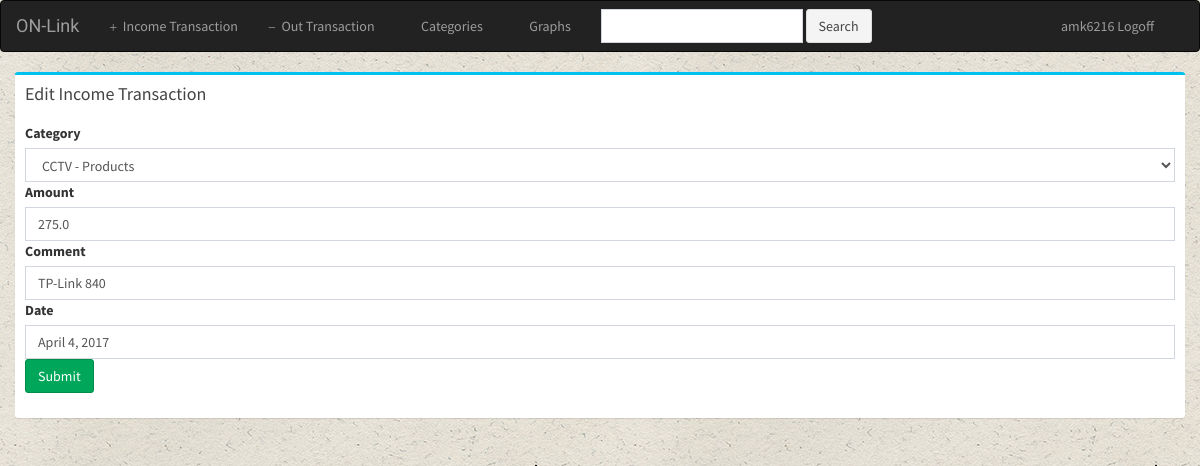
Page /basic/edit/income/114/ (signed in) on the committed database.
### basic/models.py (models this page shows, shortened)
class InTransaction(models.Model):
	user = models.ForeignKey(User,on_delete = models.CASCADE,default=1)
	sub_cat = models.ForeignKey(SubCategory, on_delete = models.CASCADE)
	amount = models.FloatField(default= 0 )
	comment = models.CharField(max_length = 256)
	date = models.DateField()

class SubCategory(models.Model):
	user = models.ForeignKey(User,on_delete = models.CASCADE,default = 1)
	parent = models.ForeignKey(Category, on_delete = models.CASCADE)
	name = models.CharField(max_length = 64)
	def __str__(self):
		return str(self.parent) + " - " +self.name

class Category(models.Model):
	user = models.ForeignKey(User,on_delete = models.CASCADE,default = 1)
	name = models.CharField(max_length = 64)
	def __str__(self):
		return self.name

### basic/views.py (the view)
# urls.py: url(r'^edit/income/(?P<trans_id>[0-9]+)/$',views.edit_income, name="edit_income"),
def edit_income(request,trans_id):
	if not request.user.is_authenticated():
		return render(request, 'basic/login.html')
	else:
		edit_income_form = InTransactionForm(request.POST or None)
		all_SubCategories = SubCategory.objects.filter(user=request.user)
		current_trans = InTransaction.objects.get(pk = trans_id,user=request.user)
		if edit_income_form.is_valid():
			inTrans = edit_income_form.save(commit=False)
			inTrans.user = request.user
			inTrans.save()
			context={}
			return render(request,'basic/home.html',context)
		context = {"all_SubCategories": all_SubCategories,"current_trans":current_trans}
		return render(request,'basic/edit_income.html',context)

### basic/templates/basic/edit_income.html (shortened to what this page needs)
{% extends 'basic/base.html' %}
{% block body %}
<div class="container container-fluid">
	<div class="row">
		<div class="box box-info">
			<div class="box-header">
				<h4 class="box-title">Edit Income Transaction</h4>
			</div>
			<div class="box-body">
			<form class="form-group" action="#" method="POST">
				<label class="form-label">Category</label>
				<select class="form-control" name="sub_cat">
					{% for x in all_SubCategories %}
						<option value="{{x.id}}" {% if x.id == current_trans.sub_cat.id %} selected="selected" {% endif %}>{{x}}</option>
					{% endfor %}
				</select>
				<label class="form-label">Amount</label>
				<input type="text" class="form-control" name="amount" value="{{current_trans.amount}}">
				<label class="form-label">Comment</label>
				<input type="text" name="comment" class="form-control" value="{{current_trans.comment}}">
				<label class="form-label">Date</label>
				<input type="text" name="date" class="form-control" value="{{current_trans.date}}">
				<button type="submit" value="Submit" class="btn btn-success">Submit</button>
			</form>
			</div>
		</div>
	</div>
</div>
{% endblock %}

### basic/templates/basic/base.html (shortened to what this page needs)
<html>
	<head>
		{% load staticfiles %}
		<link rel="stylesheet" type="text/css" href="{% static 'basic/style.css' %}">
		  <link rel="stylesheet" href="{% static 'basic/bootstrap/css/bootstrap.min.css' %}">
		  <link rel="stylesheet" href="https://cdnjs.cloudflare.com/ajax/libs/font-awesome/4.5.0/css/font-awesome.min.css">
		  <link rel="stylesheet" href="https://cdnjs.cloudflare.com/ajax/libs/ionicons/2.0.1/css/ionicons.min.css">
		  <link rel="stylesheet" href="{% static 'basic/plugins/datatables/dataTables.bootstrap.css' %}">
  		  <link rel="stylesheet" href="{% static 'basic/plugins/morris/morris.css' %}">
		  <link rel="stylesheet" href="{% static 'basic/dist/css/AdminLTE.min.css' %}">
		  <link rel="stylesheet" href="{% static 'basic/dist/css/skins/_all-skins.min.css' %}">
	</head>
	<body>
		<div class="navbar navbar-inverse">
			<div class="container-fluid">
				<div class="navbar-header">
					<a href="{% url 'basic:index' %}" class="navbar-brand">ON-Link</a>
				</div>
				<div class="navbar-collapse collapse" id="topNavBar">
					<ul class="nav navbar-nav">
						<li><a href="{% url 'basic:addincome' %}"><span class="glyphicon glyphicon-plus" aria-hidden="true"></span>&nbsp;  Income Transaction</a></li>
						<li><a href="{% url 'basic:addoutcome' %}"><span class="glyphicon glyphicon-minus" aria-hidden="true"></span>&nbsp;  Out Transaction</a></li>
						<li>
							<a href="{% url 'basic:category_index' %}">
								<span class="glyphicon glyphicon-th" aria-hidden="true"></span>&nbsp; Categories
							</a>
						</li>
						<li>
							<a href="{% url 'basic:graphs' %}">
								<span class="glyphicon glyphicon-stats" aria-hidden="true"></span>&nbsp; Graphs
							</a>
						</li>
					</ul>
					<form class="navbar-form navbar-left" role="search" method="get" action="#">
						<div class="form-group">
							<input type="text" class="form-control" name="q" value="">
						</div>
						<button type="submit" class="btn btn-default">Search</button>
					</form>
					<ul class="nav navbar-nav pull-right">
						<li><a href="{% url 'basic:logout_user' %}"><span class="glyphicon glyphicon-user" aria-hidder="true"></span>&nbsp;{{user}} Logoff </a></li>
					</ul>
				</div>
			</div>
		</div>
		{% block body %}
		{% endblock %}
	</body>
</html>

### basic/static/basic/style.css (style rules this page uses)
body { background: url("images/bg.jpg") ; }
.navbar { border-radius: 0; }
.navbar-brand { font-family: 'Satisfy',cursive; }

### rows in the picture
InTransaction: sub_cat "CCTV - Products", amount "275.0", comment "TP-Link 840", date "April 4, 2017"

### other values in the picture
{{ user }} "amk6216"
